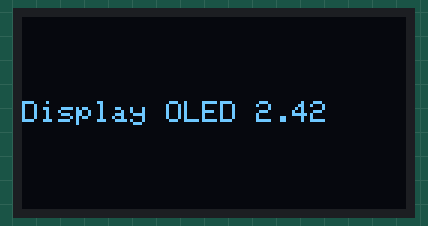
This program was run on a simulated ESP32. On the bench: 128×64 one-colour display.

Above: at 0.1 s.
At 6.2 s:
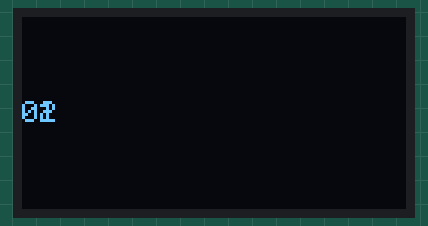

The program:

main.cpp
```cpp
// Link da Biblioteca: https://github.com/adafruit/Adafruit_SSD1306
//                     https://github.com/adafruit/Adafruit-GFX-Library
//
// Link do Display:https://pt.aliexpress.com/item/1005003787866468.html?spm=a2g0o.detail.1000014.1.352479e6LqM1gr&gps-id=pcDetailBottomMoreOtherSeller&scm=1007.40000.326746.0&scm_id=1007.40000.326746.0&scm-url=1007.40000.326746.0&pvid=9ffb074f-23da-457f-bd6b-27b8886eebe7&_t=gps-id:pcDetailBottomMoreOtherSeller,scm-url:1007.40000.326746.0,pvid:9ffb074f-23da-457f-bd6b-27b8886eebe7,tpp_buckets:668%232846%238107%2391&pdp_ext_f=%7B%22sku_id%22%3A%22-1%22%2C%22sceneId%22%3A%2230050%22%7D&pdp_npi=3%40dis%21BRL%2186.05%2186.05%21%21%21%21%21%40210312f116783867436561629ec32a%21-1%21rec%21BR%21722523043
// Link do Módulo RFID: https://pt.aliexpress.com/item/1005003955618398.html?spm=a2g0o.detail.1000060.1.221fc446w836OP&gps-id=pcDetailBottomMoreThisSeller&scm=1007.13339.291025.0&scm_id=1007.13339.291025.0&scm-url=1007.13339.291025.0&pvid=e1ad4bec-0e46-47bd-99d5-fde04b89920e&_t=gps-id%3ApcDetailBottomMoreThisSeller%2Cscm-url%3A1007.13339.291025.0%2Cpvid%3Ae1ad4bec-0e46-47bd-99d5-fde04b89920e%2Ctpp_buckets%3A668%232846%238110%231995&pdp_ext_f=%7B%22sku_id%22%3A%2212000027560917942%22%2C%22sceneId%22%3A%223339%22%7D&pdp_npi=2%40dis%21BRL%21267.72%21235.62%21%21%21%21%21%402103222716745633567668575eb345%2112000027560917942%21rec&gatewayAdapt=glo2bra
//
// Link tutorial base: https://randomnerdtutorials.com/esp32-ssd1306-oled-display-arduino-ide/
// Data: 28/04/2023

#include <Arduino.h>

#include <SPI.h>
#include <Wire.h>
#include <Adafruit_GFX.h>
#include <Adafruit_SSD1306.h>

#define SCREEN_WIDTH 128 // OLED display width, in pixels
#define SCREEN_HEIGHT 64 // OLED display height, in pixels

#define MOSFET_GND 32 // Desliga GND

// Declaration for an SSD1306 display connected to I2C (SDA, SCL pins)
#define OLED_RESET     -1 // Reset pin # (or -1 if sharing Arduino reset pin)

Adafruit_SSD1306 display(SCREEN_WIDTH, SCREEN_HEIGHT, &Wire, OLED_RESET);

void setup() {

  Serial2.begin(38400);
  Serial.begin(115200);

  pinMode(MOSFET_GND, OUTPUT);
  digitalWrite(MOSFET_GND, HIGH);  // "Liga GND"

  // Inicializa com o I2C addr 0x3C
  display.begin(SSD1306_SWITCHCAPVCC, 0x3C);

}

void loop() {

  //Serial2.print("Q\r\n");
  //Serial.println(Serial2.readString());
  //delay(100);

  display.clearDisplay();
  // Texto no display
  display.setTextSize(1); // Fonte do texto
  display.setTextColor(WHITE); // Cor do texto
  display.setCursor(0,28); // Posiciona o cursor
  display.println("Display OLED 2.42"); // Imprime mensagem
  display.display();
  delay(2000);
  display.clearDisplay();

  delay(1000);
  digitalWrite(MOSFET_GND, LOW);  // "Liga GND"

  display.setTextSize(1); // Fonte do texto
  display.setTextColor(WHITE); // Cor do texto
  display.setCursor(0,28); // Posiciona o cursor
  display.println("01"); // Imprime mensagem
  display.display();
  delay(2000);

  delay(1000);
  digitalWrite(MOSFET_GND, HIGH);  // "Liga GND"

  display.setTextSize(1); // Fonte do texto
  display.setTextColor(WHITE); // Cor do texto
  display.setCursor(0,28); // Posiciona o cursor
  display.println("02"); // Imprime mensagem
  display.display();
  delay(2000);

    delay(1000);
  digitalWrite(MOSFET_GND, LOW);  // "Liga GND"

  display.setTextSize(1); // Fonte do texto
  display.setTextColor(WHITE); // Cor do texto
  display.setCursor(0,28); // Posiciona o cursor
  display.println("01"); // Imprime mensagem
  display.display();
  delay(2000);

}
```

Measured:
- by itself, everything shown: repeats every 11.1 s, in 3 steps
- what the display in image 1 shows lasts 5.1 s, from 6.1 s to 11.2 s
